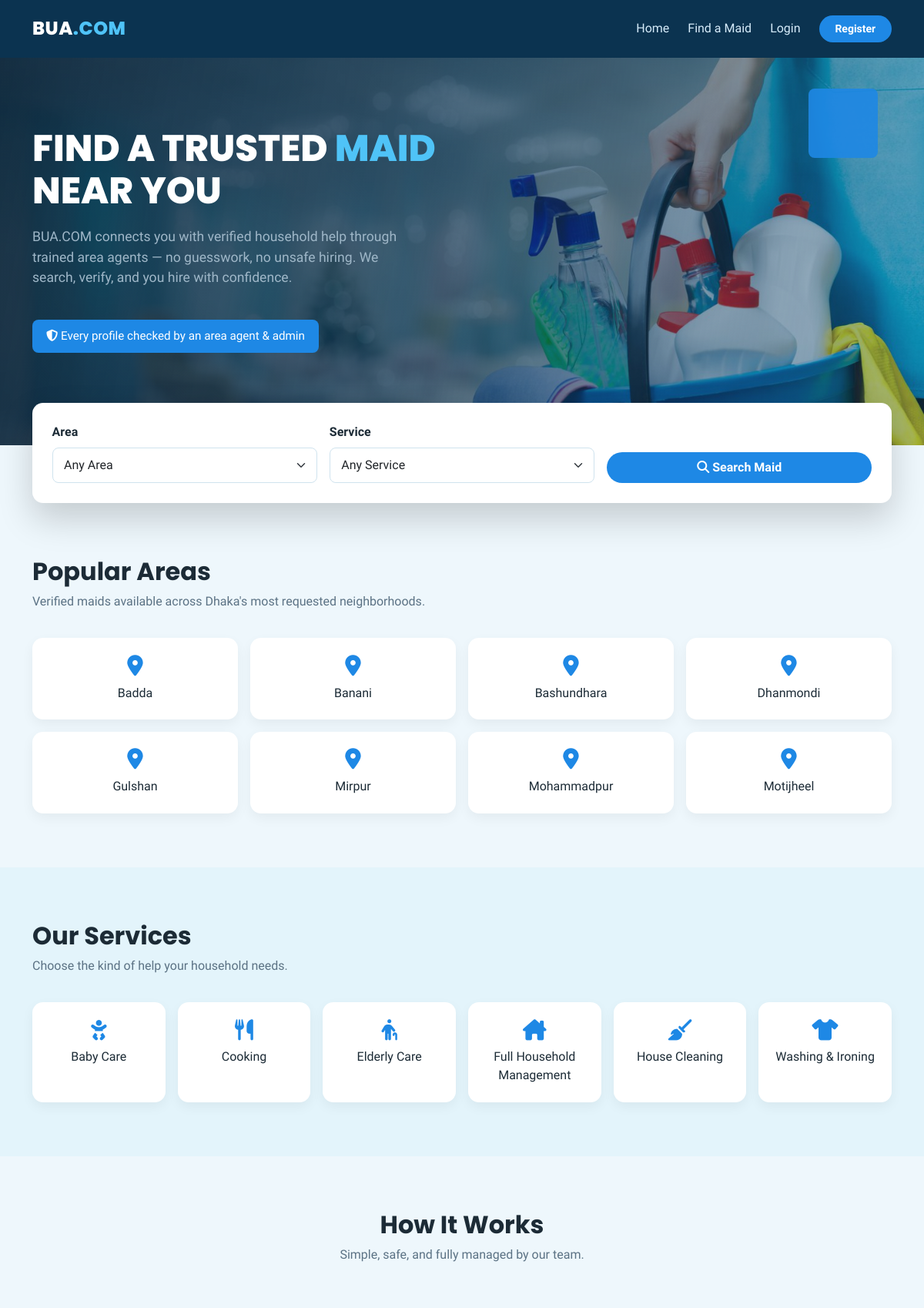
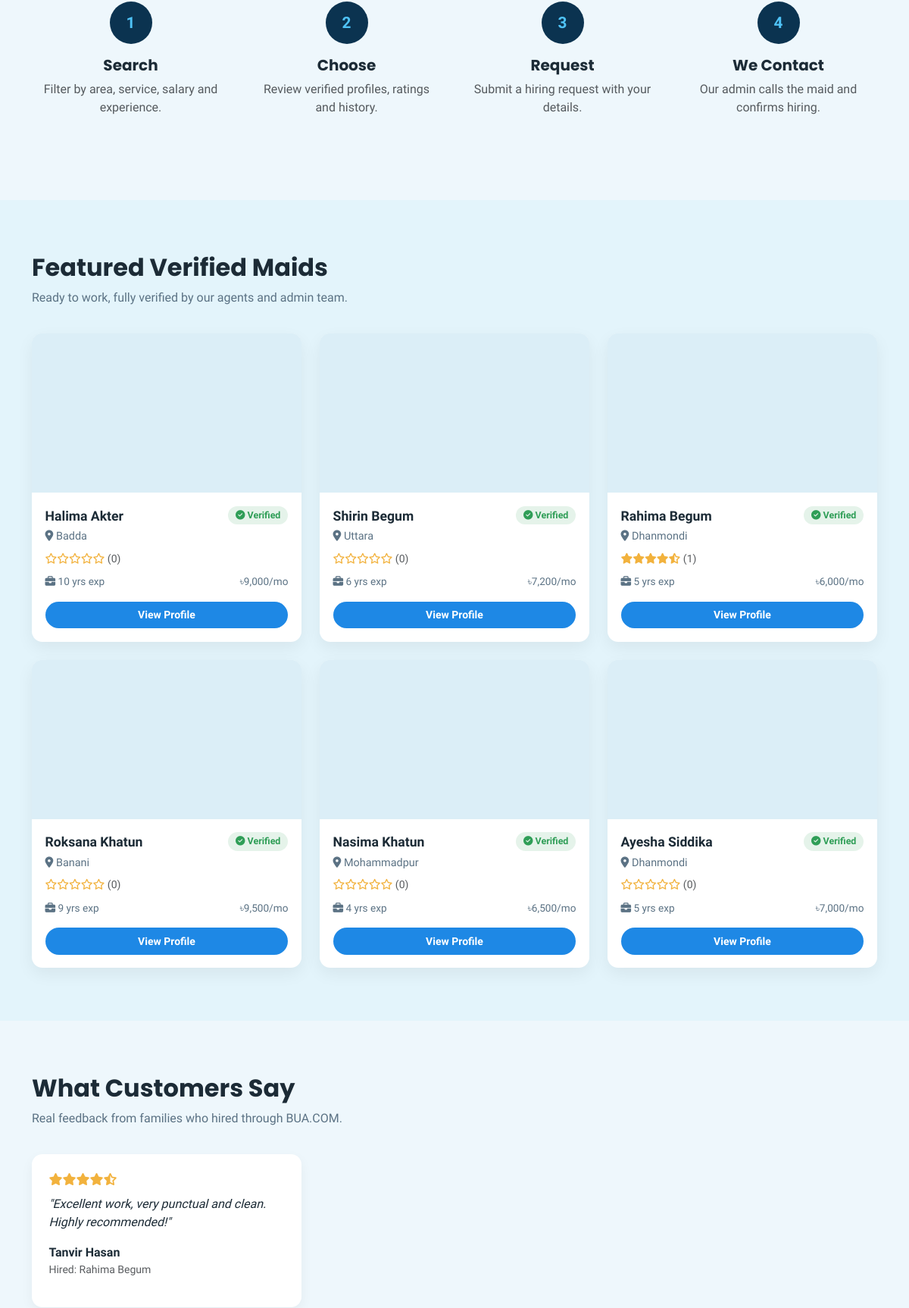
The page / (upper part) on the database its author committed (2 pictures, top to bottom).
### tables this page shows
CREATE TABLE areas (
    id INT AUTO_INCREMENT PRIMARY KEY,
    area_name VARCHAR(100) NOT NULL UNIQUE,
    status ENUM('active','inactive') NOT NULL DEFAULT 'active',
    created_at TIMESTAMP DEFAULT CURRENT_TIMESTAMP
);

CREATE TABLE services (
    id INT AUTO_INCREMENT PRIMARY KEY,
    service_name VARCHAR(100) NOT NULL UNIQUE,
    status ENUM('active','inactive') NOT NULL DEFAULT 'active',
    created_at TIMESTAMP DEFAULT CURRENT_TIMESTAMP
);

CREATE TABLE maids (
    id INT AUTO_INCREMENT PRIMARY KEY,
    agent_id INT NOT NULL,
    name VARCHAR(100) NOT NULL,
    phone VARCHAR(20) NOT NULL,
    photo VARCHAR(255) DEFAULT NULL,
    area_id INT NOT NULL,
    permanent_district VARCHAR(100) DEFAULT NULL,
    experience_years INT NOT NULL DEFAULT 0,
    expected_salary DECIMAL(10,2) NOT NULL DEFAULT 0,
    working_type ENUM('full_time','part_time','live_in','hourly') NOT NULL DEFAULT 'full_time',
    preferred_time VARCHAR(100) DEFAULT NULL,
    current_households INT NOT NULL DEFAULT 0,
    availability ENUM('available','busy','unavailable') NOT NULL DEFAULT 'available',
    status ENUM('active','inactive') NOT NULL DEFAULT 'active',
    created_at TIMESTAMP DEFAULT CURRENT_TIMESTAMP,
    updated_at TIMESTAMP DEFAULT CURRENT_TIMESTAMP ON UPDATE CURRENT_TIMESTAMP,
    FOREIGN KEY (agent_id) REFERENCES users(id) ON DELETE CASCADE,
    FOREIGN KEY (area_id) REFERENCES areas(id) ON DELETE RESTRICT,
    INDEX idx_availability (availability),
    INDEX idx_area (area_id),
    INDEX idx_salary (expected_salary),
    INDEX idx_experience (experience_years)
);

CREATE TABLE reviews (
    id INT AUTO_INCREMENT PRIMARY KEY,
    customer_id INT NOT NULL,
    maid_id INT NOT NULL,
    request_id INT NOT NULL UNIQUE,
    overall_rating DECIMAL(2,1) NOT NULL,
    work_quality DECIMAL(2,1) NOT NULL,
    behavior_rating DECIMAL(2,1) NOT NULL,
    punctuality_rating DECIMAL(2,1) NOT NULL,
    reliability_rating DECIMAL(2,1) NOT NULL,
    comment TEXT DEFAULT NULL,
    status ENUM('visible','hidden') NOT NULL DEFAULT 'visible',
    created_at TIMESTAMP DEFAULT CURRENT_TIMESTAMP,
    FOREIGN KEY (customer_id) REFERENCES users(id) ON DELETE CASCADE,
    FOREIGN KEY (maid_id) REFERENCES maids(id) ON DELETE CASCADE,
    FOREIGN KEY (request_id) REFERENCES hiring_requests(id) ON DELETE CASCADE
);

CREATE TABLE users (
    id INT AUTO_INCREMENT PRIMARY KEY,
    name VARCHAR(100) NOT NULL,
    email VARCHAR(150) NOT NULL UNIQUE,
    phone VARCHAR(20) NOT NULL,
    password VARCHAR(255) NOT NULL,
    role ENUM('customer','agent','admin') NOT NULL DEFAULT 'customer',
    status ENUM('active','inactive','suspended') NOT NULL DEFAULT 'active',
    created_at TIMESTAMP DEFAULT CURRENT_TIMESTAMP,
    updated_at TIMESTAMP DEFAULT CURRENT_TIMESTAMP ON UPDATE CURRENT_TIMESTAMP,
    INDEX idx_role (role),
    INDEX idx_status (status)
);

### config/auth.php (called while the page is built, shortened)
<?php
function baseUrl(): string
{
    $scriptDir = str_replace('\\', '/', dirname($_SERVER['SCRIPT_NAME']));
    $root = preg_replace('#/(customer|agent|admin)$#', '', $scriptDir);
    return rtrim($root, '/');
}

### index.php (the view, shortened to what this page needs)
<?php
require_once __DIR__ . '/config/functions.php';
$db = Database::getConnection();
$areas = $db->query('SELECT * FROM areas WHERE status = "active" ORDER BY area_name LIMIT 8')->fetchAll();
$services = $db->query('SELECT * FROM services WHERE status = "active" ORDER BY service_name')->fetchAll();
$featuredMaids = $db->query('
    SELECT m.*, a.area_name, v.verification_status
    FROM maids m
    JOIN areas a ON a.id = m.area_id
    JOIN maid_verification v ON v.maid_id = m.id
    WHERE v.verification_status = "VERIFIED" AND m.status = "active" AND m.availability = "available"
    ORDER BY m.created_at DESC LIMIT 6
')->fetchAll();
$reviews = $db->query('
    SELECT r.*, u.name AS customer_name, m.name AS maid_name
    FROM reviews r
    JOIN users u ON u.id = r.customer_id
    JOIN maids m ON m.id = r.maid_id
    WHERE r.status = "visible"
    ORDER BY r.created_at DESC LIMIT 3
')->fetchAll();
$serviceIcons = [
    'House Cleaning' => 'fa-broom',
    'Cooking' => 'fa-utensils',
    'Baby Care' => 'fa-baby',
    'Elderly Care' => 'fa-person-cane',
    'Washing & Ironing' => 'fa-shirt',
    'Full Household Management' => 'fa-house-chimney',
];
include __DIR__ . '/includes/header.php';
include __DIR__ . '/includes/navbar.php';
?>
<section class="hero-section">
    <div class="container">
        <div class="row align-items-center">
            <div class="col-lg-7">
                <h1 class="hero-title">Find a Trusted <span class="accent">Maid</span> Near You</h1>
                <p class="hero-sub">BUA.COM connects you with verified household help through trained area agents — no guesswork, no unsafe hiring. We search, verify, and you hire with confidence.</p>
                <div class="hero-badge-strip"><i class="fa-solid fa-shield-halved"></i> Every profile checked by an area agent &amp; admin</div>
            </div>
        </div>
    </div>
</section>
<div class="container">
    <div class="search-card">
        <form action="<?= baseUrl() ?>/customer/search-maids.php" method="get" class="row g-3 align-items-end">
            <div class="col-md-4">
                <label class="form-label fw-semibold">Area</label>
                <select name="area" class="form-select">
                    <option value="">Any Area</option>
                </select>
            </div>
            <div class="col-md-4">
                <label class="form-label fw-semibold">Service</label>
                <select name="service" class="form-select">
                    <option value="">Any Service</option>
                </select>
            </div>
            <div class="col-md-4">
                <button type="submit" class="btn btn-brand w-100 py-2"><i class="fa-solid fa-magnifying-glass"></i> Search Maid</button>
            </div>
        </form>
    </div>
</div>
<section class="section">
    <div class="container">
        <h2 class="section-title">Popular Areas</h2>
        <p class="section-sub">Verified maids available across Dhaka's most requested neighborhoods.</p>
        <div class="row g-3">
            <?php foreach ($areas as $a): ?>
                <div class="col-6 col-md-3">
                    <a class="area-chip" href="<?= baseUrl() ?>/customer/search-maids.php?area=<?= (int) $a['id'] ?>">
                        <i class="fa-solid fa-location-dot"></i>
                        <?= clean($a['area_name']) ?>
                    </a>
                </div>
            <?php endforeach; ?>
        </div>
    </div>
</section>
<section class="section" style="background:#e3f4fb;">
    <div class="container">
        <h2 class="section-title">Our Services</h2>
        <p class="section-sub">Choose the kind of help your household needs.</p>
        <div class="row g-3">
            <?php foreach ($services as $s): ?>
                <div class="col-6 col-md-4 col-lg-2">
                    <a class="service-chip" href="<?= baseUrl() ?>/customer/search-maids.php?service=<?= (int) $s['id'] ?>">
                        <i class="fa-solid <?= $serviceIcons[$s['service_name']] ?? 'fa-hands-holding' ?>"></i>
                        <?= clean($s['service_name']) ?>
                    </a>
                </div>
            <?php endforeach; ?>
        </div>
    </div>
</section>
<section class="section">
    <div class="container">
        <h2 class="section-title text-center">How It Works</h2>
        <p class="section-sub text-center">Simple, safe, and fully managed by our team.</p>
        <div class="row">
            <div class="col-md-3 how-step">
                <div class="step-num">1</div>
                <h5>Search</h5>
                <p class="text-muted">Filter by area, service, salary and experience.</p>
            </div>
            <div class="col-md-3 how-step">
                <div class="step-num">2</div>
                <h5>Choose</h5>
                <p class="text-muted">Review verified profiles, ratings and history.</p>
            </div>
            <div class="col-md-3 how-step">
                <div class="step-num">3</div>
                <h5>Request</h5>
                <p class="text-muted">Submit a hiring request with your details.</p>
            </div>
            <div class="col-md-3 how-step">
                <div class="step-num">4</div>
                <h5>We Contact</h5>
                <p class="text-muted">Our admin calls the maid and confirms hiring.</p>
            </div>
        </div>
    </div>
</section>
<section class="section" style="background:#e3f4fb;">
    <div class="container">
        <h2 class="section-title">Featured Verified Maids</h2>
        <p class="section-sub">Ready to work, fully verified by our agents and admin team.</p>
        <div class="row g-4">
            <?php foreach ($featuredMaids as $m):
                $rating = getMaidAverageRating((int) $m['id']); ?>
                <div class="col-md-4">
                    <div class="maid-card">
                        <img src="<?= maidPhotoUrl($m['photo']) ?>" class="maid-photo" alt="<?= clean($m['name']) ?>">
                        <div class="maid-card-body">
                            <div class="d-flex justify-content-between align-items-start">
                                <div>
                                    <div class="maid-card-name"><?= clean($m['name']) ?></div>
                                    <div class="maid-card-area"><i class="fa-solid fa-location-dot"></i> <?= clean($m['area_name']) ?></div>
                                </div>
                                <?= verificationBadge($m['verification_status']) ?>
                            </div>
                            <div class="review-stars small"><?= starRatingHtml($rating['average']) ?> <span class="text-muted">(<?= $rating['total'] ?>)</span></div>
                            <div class="maid-meta-row">
                                <span><i class="fa-solid fa-briefcase"></i> <?= (int) $m['experience_years'] ?> yrs exp</span>
                                <span><?= formatMoney((float) $m['expected_salary']) ?>/mo</span>
                            </div>
                            <a href="<?= baseUrl() ?>/customer/maid-profile.php?id=<?= (int) $m['id'] ?>" class="btn btn-brand btn-sm w-100 mt-3">View Profile</a>
                        </div>
                    </div>
                </div>
            <?php endforeach; ?>
        </div>
    </div>
</section>
<?php if (!empty($reviews)): ?>
<section class="section">
    <div class="container">
        <h2 class="section-title">What Customers Say</h2>
        <p class="section-sub">Real feedback from families who hired through BUA.COM.</p>
        <div class="row g-4">
            <?php foreach ($reviews as $r): ?>
                <div class="col-md-4">
                    <div class="review-card">
                        <div class="review-stars"><?= starRatingHtml((float) $r['overall_rating']) ?></div>
                        <p class="fst-italic">"<?= clean($r['comment']) ?>"</p>
                        <p class="fw-semibold mb-0"><?= clean($r['customer_name']) ?></p>
                        <p class="text-muted small">Hired: <?= clean($r['maid_name']) ?></p>
                    </div>
                </div>
            <?php endforeach; ?>
        </div>
    </div>
</section>
<?php endif; ?>
<?php include __DIR__ . '/includes/footer.php'; ?>

### config/functions.php (shortened to what this page needs)
<?php
require_once __DIR__ . '/auth.php';
function clean(?string $value): string
{
    return htmlspecialchars(trim($value ?? ''), ENT_QUOTES, 'UTF-8');
}
function verificationBadge(string $status): string
{
    if ($status === 'VERIFIED') {
        return '<span class="badge-verified"><i class="fa-solid fa-circle-check"></i> Verified</span>';
    }
    return '<span class="badge-pending"><i class="fa-solid fa-circle-exclamation"></i> Pending Verification</span>';
}
function maidPhotoUrl(?string $photo): string
{
    if (empty($photo)) {
        return baseUrl() . '/assets/images/default-maid.png';
    }
    return baseUrl() . '/assets/uploads/maids/' . rawurlencode($photo);
}
function getMaidAverageRating(int $maidId): array
{
    $db = Database::getConnection();
    $stmt = $db->prepare('SELECT AVG(overall_rating) AS avg_rating, COUNT(*) AS total
                           FROM reviews WHERE maid_id = ? AND status = "visible"');
    $stmt->execute([$maidId]);
    $row = $stmt->fetch();
    return [
        'average' => $row['avg_rating'] ? round((float) $row['avg_rating'], 1) : 0.0,
        'total'   => (int) $row['total'],
    ];
}
function starRatingHtml(float $rating): string
{
    $full = floor($rating);
    $half = ($rating - $full) >= 0.5 ? 1 : 0;
    $empty = 5 - $full - $half;
    $html = str_repeat('<i class="fa-solid fa-star"></i>', (int) $full);
    if ($half) $html .= '<i class="fa-solid fa-star-half-stroke"></i>';
    $html .= str_repeat('<i class="fa-regular fa-star"></i>', (int) $empty);
    return $html;
}
function formatMoney(float $amount): string
{
    return '৳' . number_format($amount, 0);
}

### rows shown on the page
areas: area_name "Badda"
areas: area_name "Banani"
areas: area_name "Bashundhara"
areas: area_name "Dhanmondi"
areas: area_name "Gulshan"
areas: area_name "Mirpur"
areas: area_name "Mohammadpur"
areas: area_name "Motijheel"
services: service_name "Baby Care"
services: service_name "Cooking"
services: service_name "Elderly Care"
services: service_name "Full Household Management"
services: service_name "House Cleaning"
services: service_name "Washing & Ironing"
maids: name "Halima Akter", area.area_name "Badda", total "0", experience_years "10", expected_salary "৳9,000"
maids: name "Shirin Begum", area.area_name "Uttara", total "0", experience_years "6", expected_salary "৳7,200"
maids: name "Rahima Begum", area.area_name "Dhanmondi", total "1", experience_years "5", expected_salary "৳6,000"
maids: name "Roksana Khatun", area.area_name "Banani", total "0", experience_years "9", expected_salary "৳9,500"
maids: name "Nasima Khatun", area.area_name "Mohammadpur", total "0", experience_years "4", expected_salary "৳6,500"
maids: name "Ayesha Siddika", area.area_name "Dhanmondi", total "0", experience_years "5", expected_salary "৳7,000"
reviews: comment "Excellent work, very punctual and clean. Highly recommended!", customer.name "Tanvir Hasan", maid.name "Rahima Begum"
